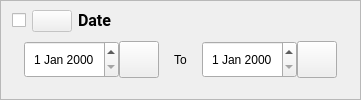
                       <widget class="QFrame" name="date_frame">
                        <property name="enabled">
                         <bool>true</bool>
                        </property>
                        <property name="styleSheet">
                         <string notr="true"/>
                        </property>
                        <property name="frameShape">
                         <enum>QFrame::StyledPanel</enum>
                        </property>
                        <property name="frameShadow">
                         <enum>QFrame::Raised</enum>
                        </property>
                        <layout class="QVBoxLayout" name="verticalLayout_8">
                         <property name="spacing">
                          <number>0</number>
                         </property>
                         <property name="topMargin">
                          <number>0</number>
                         </property>
                         <item>
                          <layout class="QHBoxLayout" name="horizontalLayout_9">
                           <property name="spacing">
                            <number>6</number>
                           </property>
                           <item>
                            <widget class="QCheckBox" name="filter_date_checkBox">
                             <property name="enabled">
                              <bool>true</bool>
                             </property>
                             <property name="sizePolicy">
                              <sizepolicy hsizetype="Fixed" vsizetype="Fixed">
                               <horstretch>0</horstretch>
                               <verstretch>0</verstretch>
                              </sizepolicy>
                             </property>
                             <property name="text">
                              <string/>
                             </property>
                            </widget>
                           </item>
                           <item>
                            <widget class="QPushButton" name="date_icon">
                             <property name="enabled">
                              <bool>false</bool>
                             </property>
                             <property name="sizePolicy">
                              <sizepolicy hsizetype="Fixed" vsizetype="Fixed">
                               <horstretch>0</horstretch>
                               <verstretch>0</verstretch>
                              </sizepolicy>
                             </property>
                             <property name="styleSheet">
                              <string notr="true">PfiltersIconsStyle</string>
                             </property>
                             <property name="text">
                              <string/>
                             </property>
                             <property name="icon">
                              <iconset resource="assets/assets.qrc">
                               <normaloff>:/icons/icons/date_gray.png</normaloff>
                               <disabledoff>:/icons/icons/date_gray.png</disabledoff>:/icons/icons/date_gray.png</iconset>
                             </property>
                             <property name="iconSize">
                              <size>
                               <width>25</width>
                               <height>25</height>
                              </size>
                             </property>
                            </widget>
                           </item>
                           <item>
                            <widget class="QLabel" name="date_label">
                             <property name="sizePolicy">
                              <sizepolicy hsizetype="Preferred" vsizetype="Fixed">
                               <horstretch>0</horstretch>
                               <verstretch>0</verstretch>
                              </sizepolicy>
                             </property>
                             <property name="font">
                              <font>
                               <family>Roboto</family>
                               <pointsize>12</pointsize>
                               <weight>75</weight>
                               <italic>false</italic>
                               <bold>true</bold>
                              </font>
                             </property>
                             <property name="styleSheet">
                              <string notr="true">PfilterslabelsStyle</string>
                             </property>
                             <property name="text">
                              <string>Date</string>
                             </property>
                            </widget>
                           </item>
                          </layout>
                         </item>
                         <item>
                          <layout class="QHBoxLayout" name="horizontalLayout_10">
                           <property name="spacing">
                            <number>15</number>
                           </property>
                           <property name="leftMargin">
                            <number>12</number>
                           </property>
                           <property name="rightMargin">
                            <number>12</number>
                           </property>
                           <item>
                            <layout class="QHBoxLayout" name="horizontalLayout_14">
                             <property name="spacing">
                              <number>0</number>
                             </property>
                             <item>
                              <widget class="QDateEdit" name="start_date_input">
                               <property name="enabled">
                                <bool>true</bool>
                               </property>
                               <property name="maximumSize">
                                <size>
                                 <width>16777215</width>
                                 <height>37</height>
                                </size>
                               </property>
                               <property name="styleSheet">
                                <string notr="true">PdateEditsStyle</string>
                               </property>
                               <property name="alignment">
                                <set>Qt::AlignCenter</set>
                               </property>
                               <property name="timeSpec">
                                <enum>Qt::OffsetFromUTC</enum>
                               </property>
                              </widget>
                             </item>
                             <item>
                              <widget class="QPushButton" name="start_date_btn">
                               <property name="sizePolicy">
                                <sizepolicy hsizetype="Fixed" vsizetype="Preferred">
                                 <horstretch>0</horstretch>
                                 <verstretch>0</verstretch>
                                </sizepolicy>
                               </property>
                               <property name="minimumSize">
                                <size>
                                 <width>0</width>
                                 <height>37</height>
                                </size>
                               </property>
                               <property name="maximumSize">
                                <size>
                                 <width>16777215</width>
                                 <height>37</height>
                                </size>
                               </property>
                               <property name="cursor">
                                <cursorShape>PointingHandCursor</cursorShape>
                               </property>
                               <property name="styleSheet">
                                <string notr="true">PdatePushButtonsStyle</string>
                               </property>
                               <property name="text">
                                <string/>
                               </property>
                               <property name="icon">
                                <iconset resource="assets/assets.qrc">
                                 <normaloff>:/icons/icons/date_black.png</normaloff>:/icons/icons/date_black.png</iconset>
                               </property>
                               <property name="iconSize">
                                <size>
                                 <width>25</width>
                                 <height>25</height>
                                </size>
                               </property>
                              </widget>
                             </item>
                            </layout>
                           </item>
                           <item>
                            <widget class="QLabel" name="date_to_label">
                             <property name="sizePolicy">
                              <sizepolicy hsizetype="Fixed" vsizetype="Preferred">
                               <horstretch>0</horstretch>
                               <verstretch>0</verstretch>
                              </sizepolicy>
                             </property>
                             <property name="text">
                              <string>To</string>
                             </property>
                            </widget>
                           </item>
                           <item>
                            <layout class="QHBoxLayout" name="horizontalLayout_15">
                             <property name="spacing">
                              <number>0</number>
                             </property>
                             <item>
                              <widget class="QDateEdit" name="end_date_input">
                               <property name="enabled">
                                <bool>true</bool>
                               </property>
                               <property name="maximumSize">
                                <size>
                                 <width>16777215</width>
                                 <height>37</height>
                                </size>
                               </property>
                               <property name="styleSheet">
                                <string notr="true">PdateEditsStyle</string>
                               </property>
                               <property name="alignment">
                                <set>Qt::AlignCenter</set>
                               </property>
                              </widget>
                             </item>
                             <item>
                              <widget class="QPushButton" name="end_date_btn">
                               <property name="sizePolicy">
                                <sizepolicy hsizetype="Fixed" vsizetype="Preferred">
                                 <horstretch>0</horstretch>
                                 <verstretch>0</verstretch>
                                </sizepolicy>
                               </property>
                               <property name="minimumSize">
                                <size>
                                 <width>0</width>
                                 <height>37</height>
                                </size>
                               </property>
                               <property name="maximumSize">
                                <size>
                                 <width>16777215</width>
                                 <height>37</height>
                                </size>
                               </property>
                               <property name="cursor">
                                <cursorShape>PointingHandCursor</cursorShape>
                               </property>
                               <property name="styleSheet">
                                <string notr="true">PdatePushButtonsStyle</string>
                               </property>
                               <property name="text">
                                <string/>
                               </property>
                               <property name="icon">
                                <iconset resource="assets/assets.qrc">
                                 <normaloff>:/icons/icons/date_black.png</normaloff>:/icons/icons/date_black.png</iconset>
                               </property>
                               <property name="iconSize">
                                <size>
                                 <width>25</width>
                                 <height>25</height>
                                </size>
                               </property>
                              </widget>
                             </item>
                            </layout>
                           </item>
                          </layout>
                         </item>
                        </layout>
                       </widget>
